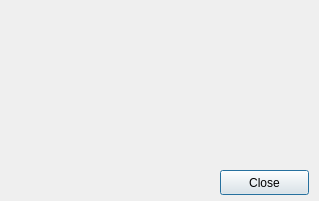
<?xml version="1.0" encoding="UTF-8"?>
<ui version="4.0">
 <class>qrform</class>
 <widget class="QDialog" name="qrform">
  <property name="geometry">
   <rect>
    <x>0</x>
    <y>0</y>
    <width>319</width>
    <height>201</height>
   </rect>
  </property>
  <property name="windowTitle">
   <string>Dialog</string>
  </property>
  <property name="sizeGripEnabled">
   <bool>false</bool>
  </property>
  <widget class="QFrame" name="frame">
   <property name="geometry">
    <rect>
     <x>10</x>
     <y>0</y>
     <width>201</width>
     <height>201</height>
    </rect>
   </property>
   <property name="styleSheet">
    <string notr="true">image: url(:/Icons/Images/qr27.png)</string>
   </property>
   <property name="frameShape">
    <enum>QFrame::NoFrame</enum>
   </property>
   <property name="frameShadow">
    <enum>QFrame::Plain</enum>
   </property>
  </widget>
  <widget class="QPushButton" name="pushButton">
   <property name="geometry">
    <rect>
     <x>220</x>
     <y>170</y>
     <width>89</width>
     <height>25</height>
    </rect>
   </property>
   <property name="text">
    <string>Close</string>
   </property>
  </widget>
 </widget>
 <resources/>
 <connections/>
</ui>
